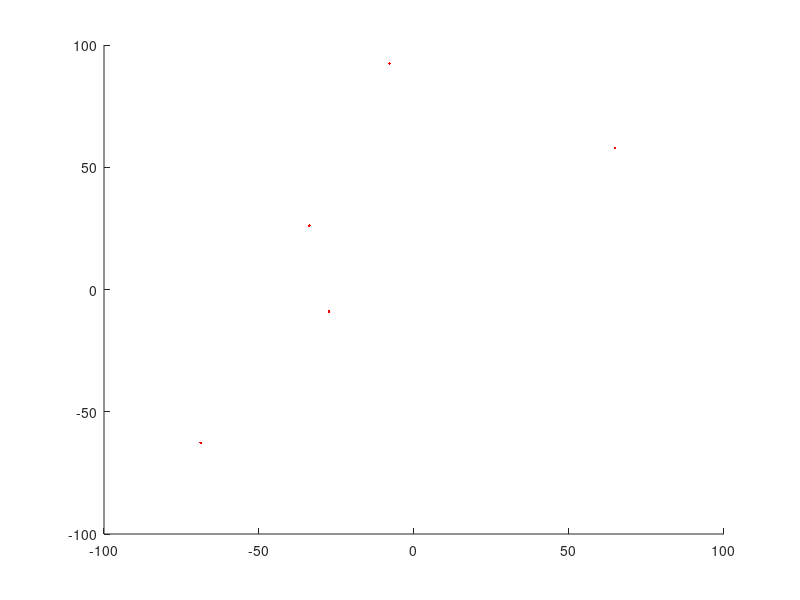

Reproduce this figure in MATLAB. (Note: this script raises an error after producing the figure.)
function demoProjPointOnCircle3d
%DEMOPROJPOINTONCIRCLE3D demo for projPointOnCircle3d
%
%   Example
%     demoProjPointOnCircle3d
%
%   See also
%

% ------
% Author: oqilipo
% Created: 2020-10-12, using R2019b
% Copyright 2020

% Create random circle
circle = [-50+100*rand(1,3) randi([20 50]) 180*rand 360*rand 360*rand];

% Create some random points
points = -100+200*rand(5,3);

points2 = projPointOnCircle3d(points, circle);

figure('color','w')
axis([-100 100 -100 100 -100 100]);
hold on
drawPoint3d(points,'r.')
drawCircle3d(circle,'g')
drawPoint3d(circle(1:3),'g.')
drawPoint3d(points2,'b.')
view(3)

end
